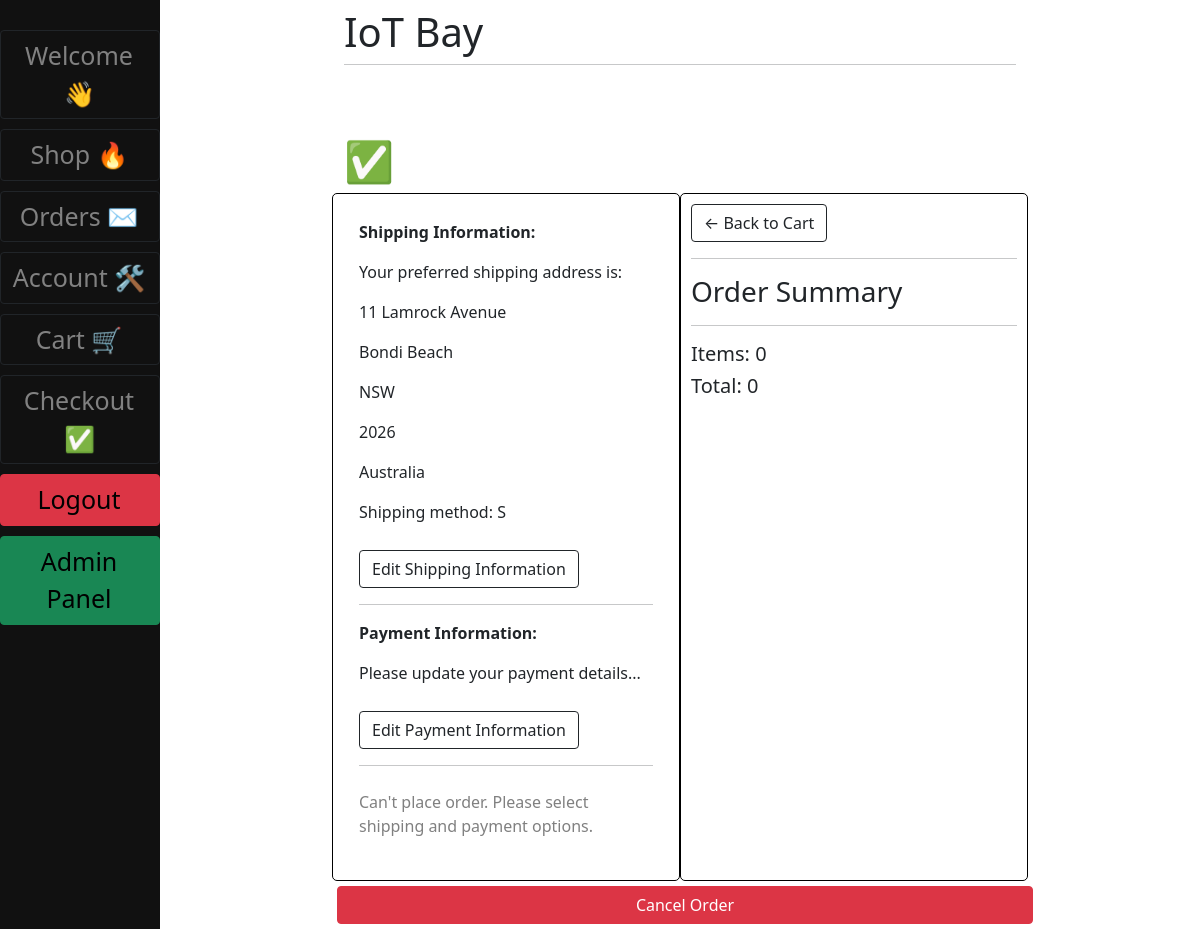
Page /checkout/ (signed in) on the earlier database version.
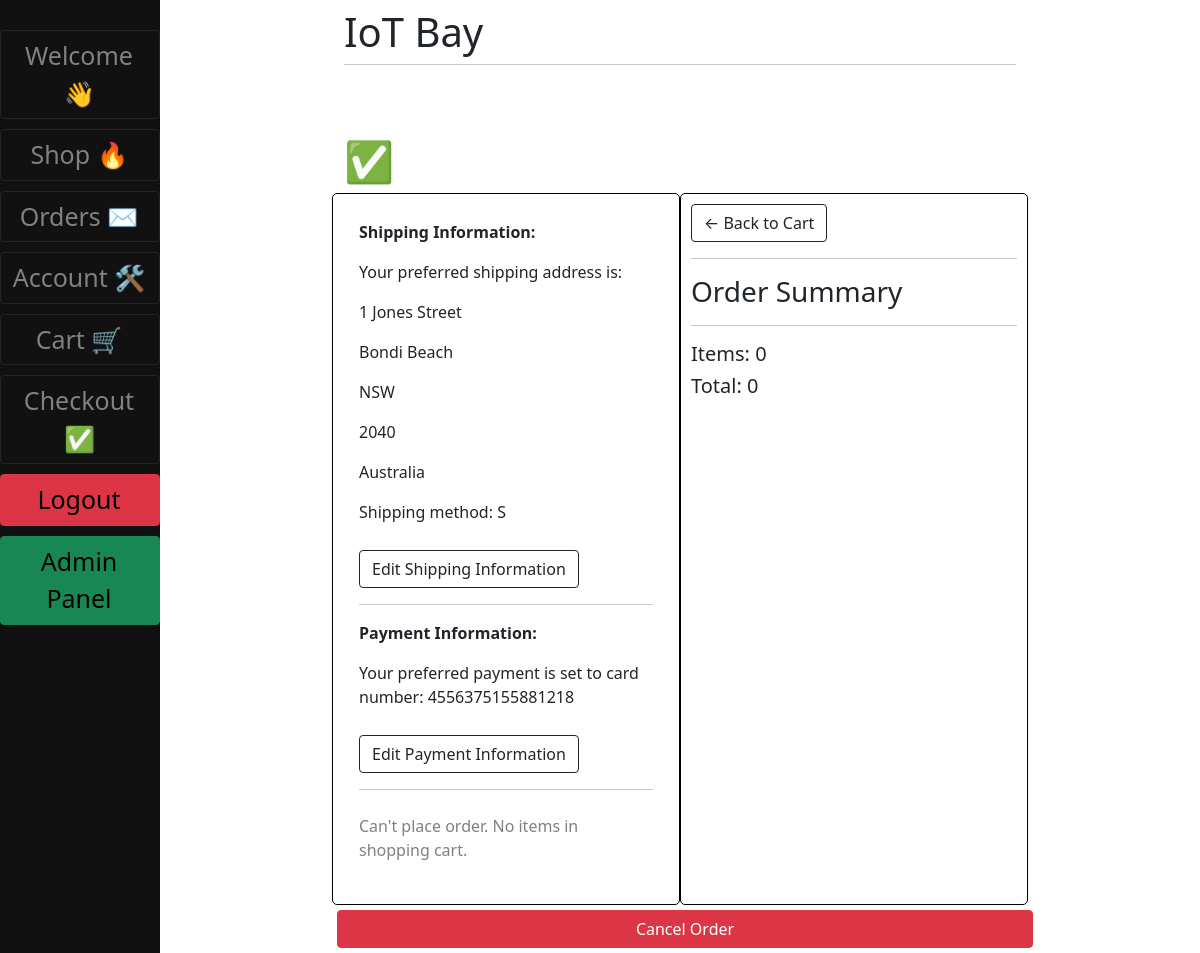
Same page on the later database version.
### main/models.py (models this page shows, shortened)
class Shipping(models.Model):
    user = models.ForeignKey(User, on_delete=models.CASCADE)
    street_address = models.CharField(max_length=200, null=True)
    city = models.CharField(max_length=200, null=True)
    postcode = models.CharField(max_length=200, null=True)
    country = models.CharField(max_length=200, null=True)
    state = models.CharField(max_length=200, null=True)
    date = models.DateTimeField(auto_now_add=True)
    shipping_method = models.CharField(choices=SHIPPING_CHOICES, max_length=2, null=True)

class Payment(models.Model):
    order = models.ForeignKey(Order, on_delete=models.CASCADE)
    customer = models.ForeignKey(User, on_delete=models.CASCADE, null=True)
    name_on_card = models.CharField(max_length=100)
    card_number = models.IntegerField(default=0000-0000-0000)
    expiry_date = models.DateTimeField(null=True)
    cvv = models.IntegerField(default=000)

### main/views.py (the view, shortened to what this page needs)
# urls.py: path('checkout/', v.CheckoutView.as_view(), name="checkout"),
class CheckoutView(View):
    def get(self, *args, **kwargs):
        form = AddressForm()
        order, created = Order.objects.get_or_create(
            customer=self.request.user, complete=False
        )
        order_items = order.orderitem_set.all()
        try:
            payment = Payment.objects.get(customer=self.request.user)
            has_payment = True
        except:
            payment = None
            has_payment = False
        try:
            shipping = Shipping.objects.get(user=self.request.user)
            has_address = True
        except:
            shipping = None
            has_address = False
        cart_items = order.get_cart_items
        cart_total = order.get_cart_total
        stock_error = False
        context = {
            "form": form,
            "items": order_items,
            "cart_items": cart_items,
            "cart_total": cart_total,
            "payment": payment,
            "has_payment": has_payment,
            "shipping": shipping,
            "has_address": has_address,
            "stock_error": stock_error,
            "error_item": ''
        }
        return render(self.request, "Order_Management/checkout.html", context)

### main/models.py (called while the page is built)
    @property
    def get_cart_total(self):
        orderitems = self.orderitem_set.all()
        total = sum([item.total_price for item in orderitems])
        return total

    @property
    def get_cart_items(self):
        orderitems = self.orderitem_set.all()
        total = sum([item.quantity for item in orderitems])
        return total

### main/templates/Order_Management/checkout.html (shortened to what this page needs)
{% extends 'main/base.html' %}
{% load static %}
{% load crispy_forms_tags %}
{% block content %}
<main class="mt-5 pt-4">
    <div class="row">
      <h1>✅</h1>
        <div class="col-lg-6" style="border:1px solid black; padding: 10px; border-radius: 5px;">
            <form class="card-body" method="POST">
              <p><strong>Shipping Information:</strong></p>
              {% if has_address %}
                <p>Your preferred shipping address is:</p>
                <p>{{shipping.street_address}}</p>
                <p>{{shipping.city}}</p>
                <p>{{shipping.state}}</p>
                <p>{{shipping.postcode}}</p>
                <p>{{shipping.country}}</p>
                <p>Shipping method: {{shipping.shipping_method}}</p>
              {% else %}
                <p>Please update your shipping preferences...</p>
              {% endif %}
              <a class="btn btn-outline-dark" style = "margin-top: 10px;" href="/edit_shippment">Edit Shipping Information</a>
              <br>
              <hr>
              <div id="payment-info">
                  <p><strong>Payment Information:</strong></p>
                  {% if has_payment %}
                    <p>Your preferred payment is set to card number: {{payment.card_number}}</p>
                  {% else %}
                    <p>Please update your payment details...</p>
                  {% endif %}
                  <a class="btn btn-outline-dark" style = "margin-top: 10px;" href="/edit_payment">Edit Payment Information</a>
              </div>
              <hr class="mb-4">
              {% if not has_payment and has_address %}
                <p style="color:grey;">Can't place order. Please select shipping and payment options.</p>
              {% elif cart_items is 0 %}
                <p style="color:grey;">Can't place order. No items in shopping cart.</p>
              {% else %}
                <button class="btn btn-primary btn-lg btn-block" type="submit">Place Order</button>
              {% endif %}
            </form>
        </div>
            <div class="col-lg-6" style="border:1px solid black; padding: 10px; border-radius: 5px;">
                <div class="box-element" >
                    <a  class="btn btn-outline-dark" href="{% url 'cart' %}">&#x2190; Back to Cart</a>
                    <hr>
                    <h3>Order Summary</h3>
                    <hr>
                    <h5>Items:   {{cart_items}}</h5>
                    <h5>Total:   {{cart_total}}</h5>
                </div>
            </div>
			    <a class="btn btn-danger" type="submit" style="float: right;margin: 5px" href="/cancel_order">Cancel Order</a>
          </div>
        </div>
</div>
{% endblock %}

Differences in the rows shown:
removed Shipping: street_address "11 Lamrock Avenue", city "Bondi Beach", state "NSW", postcode "2026", country "Australia", shipping_method "S"
added Shipping: street_address "1 Jones Street", city "Bondi Beach", state "NSW", postcode "2040", country "Australia", shipping_method "S"
added Payment: card_number "4556375155881218"
Other differences:
text no longer shown: "Please update your payment details... Can't place order. Please select shipping and payment options."
text now shown: "Your preferred payment is set to card number: Can't place order. No items in shopping cart."
